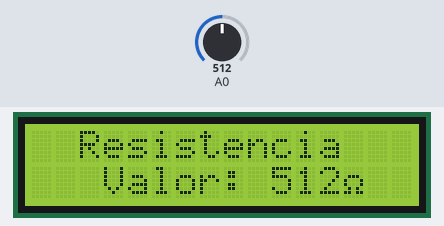
Recording of a sketch running on a simulated Arduino Uno, built with avr-gcc and run on an emulated ATmega328P. Shown: 16×2 character LCD. Inputs (shaded band) come from the test bench; at power-on: A0 = 512.

Above: at 1.2 s.
1.3 s: A0 set to 108
At 2.5 s:
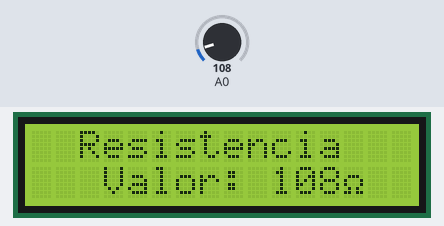
2.8 s: A0 set to 90
At 4.1 s:
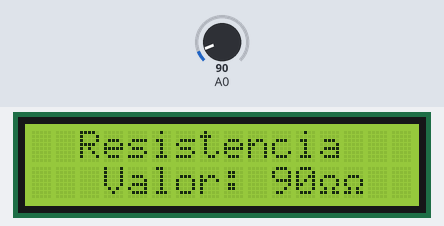
4.4 s: A0 set to 11
At 5.7 s:
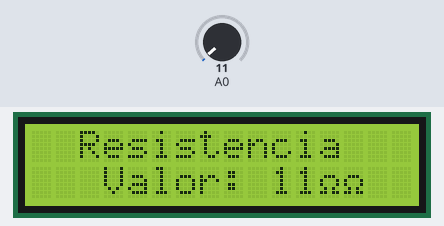
6.0 s: A0 set to 8
At 7.1 s:
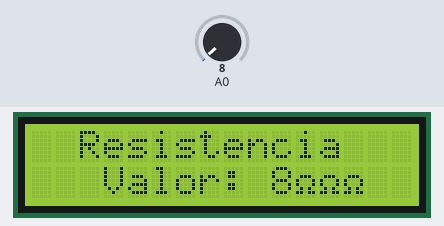
Timing chart, 0 to 8.7 s (numbered marks = the images above; inputs shaded):
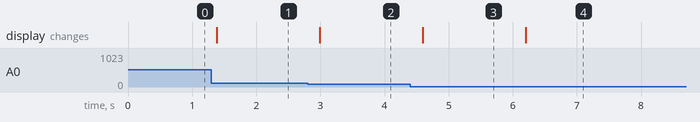

Measured:
- the behaviour switches between 100 and 99 on A0 (found by bisection; images 1 and 2)
- the behaviour switches between 10 and 9 on A0 (found by bisection; images 3 and 4)
- after the input at 1.3 s, the display: changes after 0.08 s (image 1)
- after the input at 2.8 s, the display: changes after 0.19 s (image 2)
- after the input at 4.4 s, the display: changes after 0.20 s (image 3)
- after the input at 6.0 s, the display: changes after 0.20 s (image 4)

The sketch:

sketch_lectura_datos_en_lcd.ino
```cpp
//Lectura de valor de variación de resistencia de un potenciómetro y mostrado en un lcd

#include <LiquidCrystal_I2C.h>
#include <Wire.h>

LiquidCrystal_I2C lcd(0x27, 16, 2);

//Creamos el caracter
byte customChar[] = {
  B00000,
  B00000,
  B01110,
  B10001,
  B10001,
  B01010,
  B11011,
  B00000
};

void setup() {
  lcd.init();
  lcd.backlight();
  //Crea el caracter
  lcd.createChar (0,customChar);
}

void loop() {
  //Defino la entrada analógica como una variable
  int val1 = analogRead(A0);
  lcd.setCursor(2, 0);
  lcd.print("Resistencia");
  lcd.setCursor(3, 1);
  lcd.print("Valor: ");
  //Muestreo el valor de la entrada analógica
  lcd.print(val1);
  //Escribe el caracter creado
  lcd.write(byte (0));
  delay(300);

}
```
